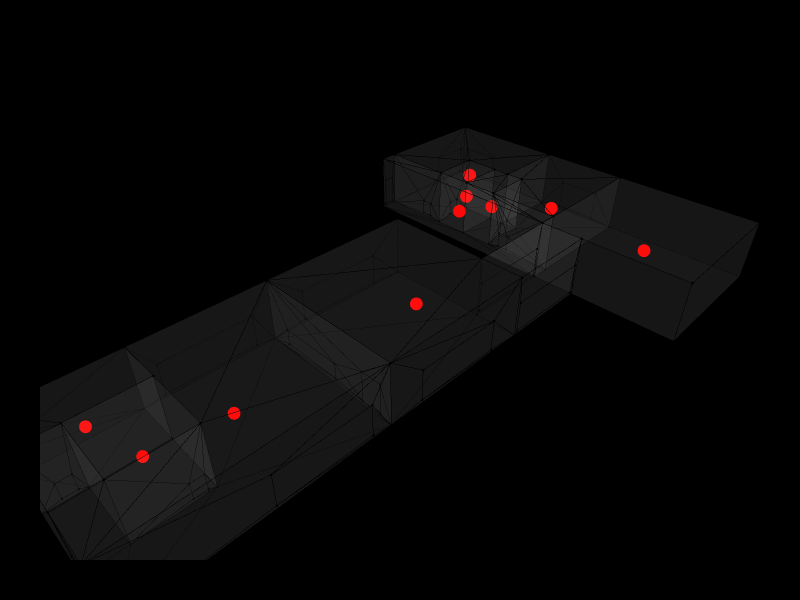

Notebook source saved alongside this figure:
### Markdown cell above
## 5. Access graph — connected only through doors/windows

### Code cell
g_access = Graph.ByTopology(cc_apts, direct=False, viaSharedApertures=True)
print(f"Access: {len(Graph.Vertices(g_access))} nodes, {len(Graph.Edges(g_access))} edges")

for v in Graph.Vertices(g_access):
    v = Topology.SetDictionary(v, Dictionary.ByKeysValues(["size","color"], [15, "red"]))
for e in Graph.Edges(g_access):
    e = Topology.SetDictionary(e, Dictionary.ByKeysValues(["width","color"], [3, "#2CFF96"]))

Topology.Show(cc_apts, g_access,
              faceOpacity=0.05,
              vertexSizeKey="size", vertexColorKey="color",
              edgeWidthKey="width", edgeColorKey="color",
              backgroundColor="black",
              width=800, height=600,
              renderer=renderer)

### Figure 1 — Plotly figure (JSON) as saved in the notebook; plotly's stock layout.template omitted (floating-point values rounded to 4 significant figures; data arrays with more than 128 entries replaced by an {"elided": "..."} marker saying what was removed)
{"data": [{"customdata": {"elided": "142 str values"}, "hoverinfo": "text", "hovertemplate": {"elided": "142 str values"}, "hovertext": {"elided": "142 str values"}, "legendgroup": "1", "legendrank": 1, "marker": {"color": {"elided": "142 str values"}, "line": {"width": 0}, "opacity": 1, "size": {"elided": "142 float values"}, "sizemode": "diameter", "symbol": "circle"}, "mode": "markers", "name": "1: Untitled (Vertices)", "showlegend": false, "text": {"elided": "142 str values"}, "type": "scatter3d", "x": {"elided": "142 float values"}, "y": {"elided": "142 float values"}, "z": {"elided": "142 float values"}}, {"hoverinfo": "text", "hovertext": [], "legendgroup": "2", "legendrank": 2, "line": {"color": "#000000", "dash": "solid", "width": 1}, "marker": {"color": "#000000", "size": 0.25, "symbol": "circle"}, "mode": "markers+lines", "name": "1: Untitled (Edges)", "showlegend": false, "text": [], "type": "scatter3d", "x": {"elided": "1110 float values"}, "y": {"elided": "1110 float values"}, "z": {"elided": "1110 float values"}}, {"cmax": 1, "cmin": 0, "color": "#FAFAFA", "colorscale": [[0, "#440154"], [0.1111, "#482878"], [0.2222, "#3e4989"], [0.3333, "#31688e"], [0.4444, "#26828e"], [0.5556, "#1f9e89"], [0.6667, "#35b779"], [0.7778, "#6ece58"], [0.8889, "#b5de2b"], [1, "#fde725"]], "flatshading": true, "hoverinfo": "text", "hovertext": "", "i": {"elided": "322 int values"}, "j": {"elided": "322 int values"}, "k": {"elided": "322 int values"}, "legendgroup": "3", "legendrank": 3, "lighting": {"facenormalsepsilon": 0}, "name": "1: Untitled (Faces)", "opacity": 0.05, "showlegend": false, "showscale": false, "text": "", "type": "mesh3d", "x": {"elided": "142 float values"}, "y": {"elided": "142 float values"}, "z": {"elided": "142 float values"}}, {"customdata": ["", "", "", "", "", "", "", "", "", ""], "hoverinfo": "text", "hovertemplate": ["Click ", "Click ", "Click ", "Click ", "Click ", "Click ", "Click ", "Click ", "Click ", "Click "], "hovertext": ["", "", "", "", "", "", "", "", "", ""], "legendgroup": "5", "legendrank": 5, "marker": {"color": ["#FF0000", "#FF0000", "#FF0000", "#FF0000", "#FF0000", "#FF0000", "#FF0000", "#FF0000", "#FF0000", "#FF0000"], "line": {"width": 0}, "opacity": 1, "size": [15, 15, 15, 15, 15, 15, 15, 15, 15, 15], "sizemode": "diameter", "symbol": "circle"}, "mode": "markers", "name": "2: Untitled Graph (Vertices)", "showlegend": false, "text": ["", "", "", "", "", "", "", "", "", ""], "type": "scatter3d", "x": [87, 76.5, 89.04, 20.33, 82, 82, 50.48, 7.5, 10, 89.77], "y": [-5, 25, 14.01, 10.59, 28, 22, 10.73, 20.5, 12, 33.67], "z": [5, 5, 5, 5, 5, 5, 5, 5, 5, 5]}], "layout": {"autosize": true, "height": 600, "margin": {"b": 40, "l": 40, "r": 40, "t": 40}, "paper_bgcolor": "#000000", "plot_bgcolor": "#000000", "scene": {"aspectmode": "data", "camera": {"center": {"x": 0, "y": 0, "z": 0}, "eye": {"x": -1.25, "y": -1.25, "z": 1.25}, "projection": {"type": "perspective"}, "up": {"x": 0, "y": 0, "z": 1}}, "xaxis": {"visible": false}, "yaxis": {"visible": false}, "zaxis": {"visible": false}}, "showlegend": true, "width": 800, "xaxis": {"showgrid": false, "visible": false, "zeroline": false}, "yaxis": {"showgrid": false, "visible": false, "zeroline": false}}}
